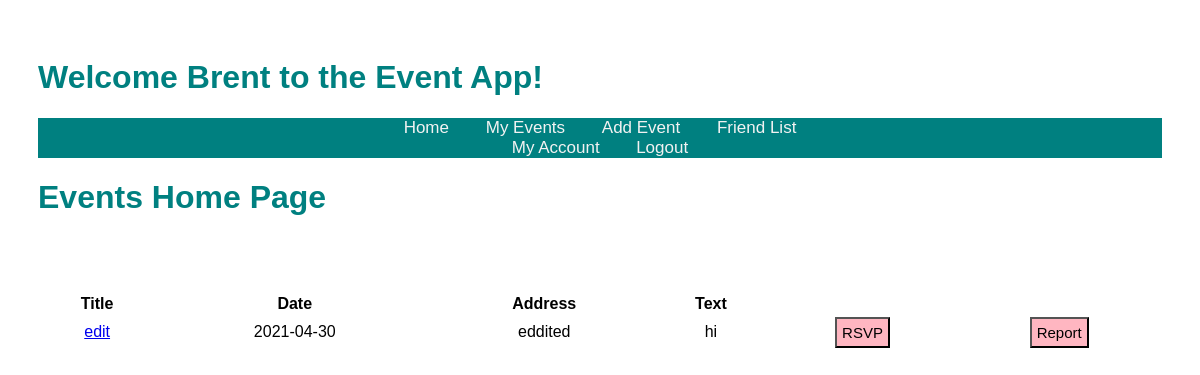
The page /home (signed in) on the database as committed earlier.
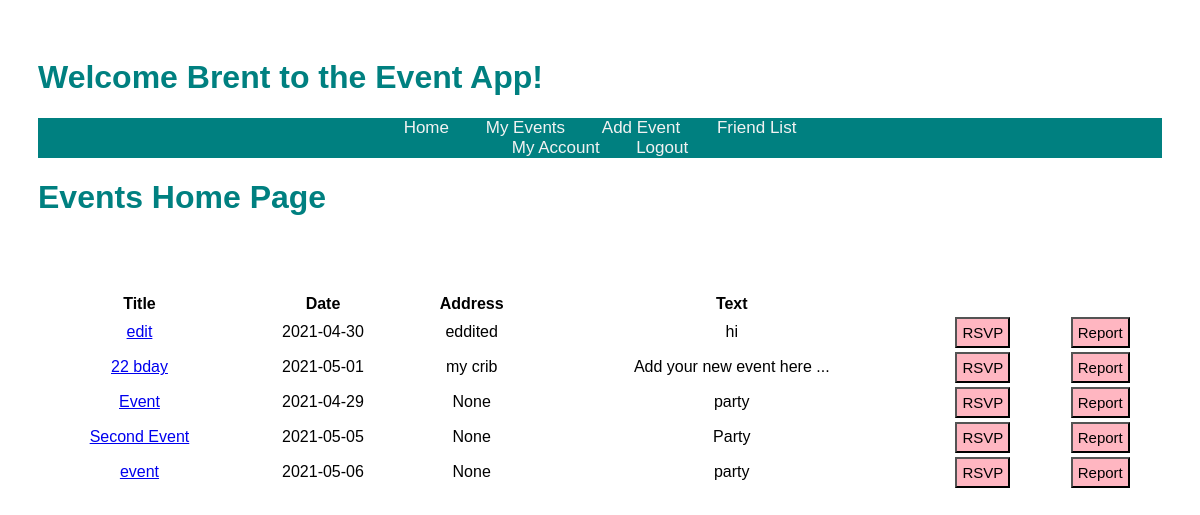
The same page on the database as committed later.
### models.py (models this page shows, shortened)
class Event(db.Model):
    id = db.Column("id", db.Integer, primary_key=True)
    title = db.Column("title", db.String(200))
    text = db.Column("text", db.String(100))
    date = db.Column("date", db.String(50))
    address = db.Column("address", db.String(50))
    user_id= db.Column(db.Integer, db.ForeignKey("user.id"), nullable=False)
    comments = db.relationship("Comment", backref="event", cascade="all, delete-orphan", lazy=True)

### main.py (the view, shortened to what this page needs)
@app.route('/')
@app.route('/home')
def home():
    if session.get('user'):
        events = db.session.query(Event).all()
        my_events = db.session.query(Event).filter_by(user_id=session['user_id']).all()
        event_rsvps = db.session.query(RSVP).filter_by(user_id=session['user_id']).all()
        return render_template('home.html', index=events, notes=my_events, user=session['user'], rsvps=event_rsvps)
    else:
           return redirect(url_for('login'))

### templates/home.html (shortened to what this page needs)
<!DOCTYPE html>
<html lang="en">
    <head>
        <link rel="stylesheet" href="{{ url_for('static', filename='main.css') }}">
    </head>
   <body>
    <h1>Welcome {{user}} to the Event App!</h1>
        <div class="topnav">
        <nav>
            <a href="{{ url_for('home')}}"> Home   </a>
            <a href="{{url_for('get_events')}}">   My Events   </a>
            <a href="{{url_for('new_event')}}">   Add Event  </a>
            <a href="{{url_for('get_friends')}}"> Friend List </a>
        </nav>
            {% if user %}
            <nav>
                <a href="{{url_for('get_account')}}"> My Account</a>
                <a href="{{ url_for('logout')}}">Logout</a>
            </nav>
            {% else %}
                <nav>
                    <a href="{{ url_for('login')}}">SIGN-IN</a>
                    <a href="{{ url_for('register')}}">REGISTER</a>
                </nav>
            {% endif %}
        </div>
        <div class="body">
            <h1>Events Home Page</h1>
            <br><br><br>
            <table class="tablehome">
                <tr>
                     <th>Title</th>
                <th>Date</th>
                <th>Address</th>
                <th>Text</th>
                </tr>
                {% for event in index %}
                <tr>
                    <td><a href="{{ url_for('get_events', event_id=event.id) }}">{{ event.title }}</a></td>
                <td>{{ event.date }}</td>
                <td>{{ event.address }}</td>
                <td>{{ event.text }}</td>
                <td>
                    <form action = "{{ url_for('get_event', event_id= event.id) }}" class="RSVPbutton">
                        <input type="submit" value="RSVP" class="RSVPbutton">
                    </form>
                </td>
                <td>
                    <form action = "{{ url_for('get_event', event_id= event.id) }}" class="Reportbutton">
                        <input type="submit" value="Report" class="Reportbutton">
                    </form>
                </td>
                </tr>
                {% endfor %}
            </table>
        </div>
    </body>
</html>

### static/main.css (style rules this page uses)
body { padding: 30px 30px; font-family: Arial, Helvetica, sans-serif; }
h1 { color: teal; }
.topnav { overflow: hidden; background-color: teal; text-align: center; }
.topnav a { color: #f2f2f2; padding: 14px 16px; text-decoration: none; font-size: 17px; }
input[type='submit'] { background-color: lightpink; color: black; font-size: 15px; padding:5px; font-family: Palatino Linotype, sans-serif; }
.tablehome { text-align: center; width: 100%; }
.RSVPbutton { text-align: center; }
.Reportbutton { text-align: center; }

Rows that differ between the two databases and show on the page:
added Event: title "22 bday", date "2021-05-01", address "my crib", text "Add your new event here ..."
added Event: title "Event", date "2021-04-29", address "None", text "party"
added Event: title "Second Event", date "2021-05-05", address "None", text "Party"
added Event: title "event", date "2021-05-06", address "None", text "party"
